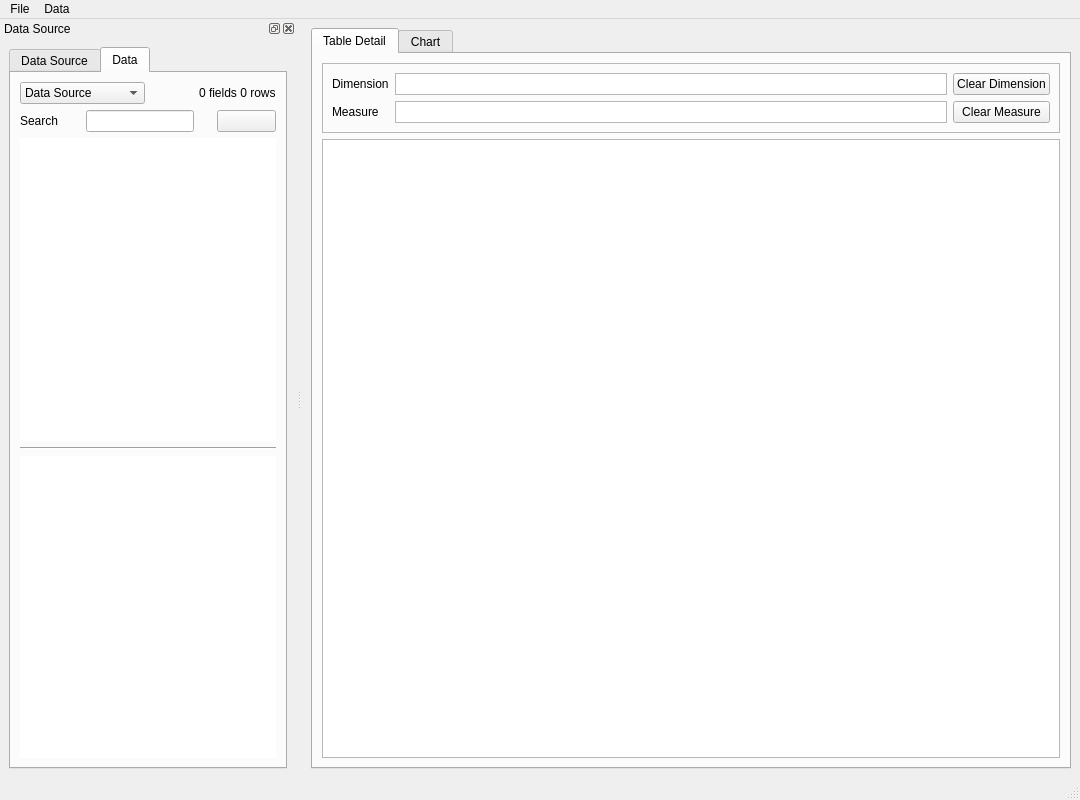
<?xml version="1.0" encoding="UTF-8"?>
<ui version="4.0">
 <class>App</class>
 <widget class="QMainWindow" name="App">
  <property name="geometry">
   <rect>
    <x>0</x>
    <y>0</y>
    <width>1080</width>
    <height>800</height>
   </rect>
  </property>
  <property name="windowTitle">
   <string>Tableauu</string>
  </property>
  <property name="windowIcon">
   <iconset resource="resources.qrc">
    <normaloff>:/icons/images/icons8-bookmark-384.png</normaloff>:/icons/images/icons8-bookmark-384.png</iconset>
  </property>
  <widget class="QWidget" name="centralwidget">
   <layout class="QGridLayout" name="gridLayout_3">
    <item row="0" column="0">
     <widget class="QTabWidget" name="tabWidget">
      <property name="currentIndex">
       <number>0</number>
      </property>
      <widget class="QWidget" name="tab">
       <attribute name="title">
        <string>Table Detail</string>
       </attribute>
       <layout class="QGridLayout" name="gridLayout_4">
        <item row="2" column="0">
         <widget class="QTableWidget" name="tableDetail">
          <property name="acceptDrops">
           <bool>true</bool>
          </property>
         </widget>
        </item>
        <item row="1" column="0">
         <widget class="QFrame" name="frame">
          <property name="frameShape">
           <enum>QFrame::StyledPanel</enum>
          </property>
          <property name="frameShadow">
           <enum>QFrame::Raised</enum>
          </property>
          <layout class="QGridLayout" name="gridLayout_2">
           <item row="1" column="2">
            <widget class="QPushButton" name="btnClearColumn_2">
             <property name="text">
              <string>Clear Dimension</string>
             </property>
            </widget>
           </item>
           <item row="1" column="1">
            <widget class="QListWidget" name="DimensionList">
             <property name="sizePolicy">
              <sizepolicy hsizetype="Ignored" vsizetype="Ignored">
               <horstretch>2</horstretch>
               <verstretch>0</verstretch>
              </sizepolicy>
             </property>
             <property name="acceptDrops">
              <bool>true</bool>
             </property>
             <property name="frameShape">
              <enum>QFrame::StyledPanel</enum>
             </property>
             <property name="lineWidth">
              <number>1</number>
             </property>
             <property name="dragEnabled">
              <bool>true</bool>
             </property>
             <property name="dragDropMode">
              <enum>QAbstractItemView::DragDrop</enum>
             </property>
             <property name="defaultDropAction">
              <enum>Qt::MoveAction</enum>
             </property>
             <property name="flow">
              <enum>QListView::LeftToRight</enum>
             </property>
            </widget>
           </item>
           <item row="1" column="0">
            <widget class="QLabel" name="label">
             <property name="text">
              <string>Dimension</string>
             </property>
            </widget>
           </item>
           <item row="3" column="0">
            <widget class="QLabel" name="label_2">
             <property name="text">
              <string>Measure</string>
             </property>
            </widget>
           </item>
           <item row="3" column="2">
            <widget class="QPushButton" name="btnClearRow_2">
             <property name="text">
              <string>Clear Measure</string>
             </property>
            </widget>
           </item>
           <item row="3" column="1">
            <widget class="QListWidget" name="MeasureList">
             <property name="sizePolicy">
              <sizepolicy hsizetype="Ignored" vsizetype="Ignored">
               <horstretch>0</horstretch>
               <verstretch>0</verstretch>
              </sizepolicy>
             </property>
             <property name="minimumSize">
              <size>
               <width>0</width>
               <height>0</height>
              </size>
             </property>
             <property name="acceptDrops">
              <bool>true</bool>
             </property>
             <property name="frameShape">
              <enum>QFrame::StyledPanel</enum>
             </property>
             <property name="dragEnabled">
              <bool>true</bool>
             </property>
             <property name="dragDropMode">
              <enum>QAbstractItemView::DragDrop</enum>
             </property>
             <property name="defaultDropAction">
              <enum>Qt::MoveAction</enum>
             </property>
             <property name="flow">
              <enum>QListView::LeftToRight</enum>
             </property>
            </widget>
           </item>
          </layout>
         </widget>
        </item>
       </layout>
      </widget>
      <widget class="QWidget" name="tab_2">
       <attribute name="title">
        <string>Chart</string>
       </attribute>
       <layout class="QVBoxLayout" name="verticalLayout">
        <item>
         <widget class="QFrame" name="frame_6">
          <property name="frameShape">
           <enum>QFrame::StyledPanel</enum>
          </property>
          <property name="frameShadow">
           <enum>QFrame::Raised</enum>
          </property>
          <layout class="QGridLayout" name="gridLayout_17">
           <item row="0" column="1" colspan="2">
            <widget class="QComboBox" name="comboBox_3">
             <property name="editable">
              <bool>false</bool>
             </property>
             <item>
              <property name="text">
               <string>Bar Chart</string>
              </property>
             </item>
             <item>
              <property name="text">
               <string>Pie Chart</string>
              </property>
             </item>
             <item>
              <property name="text">
               <string>Line Charts</string>
              </property>
             </item>
            </widget>
           </item>
           <item row="0" column="0">
            <widget class="QLabel" name="label_7">
             <property name="text">
              <string>Selection Chart</string>
             </property>
            </widget>
           </item>
          </layout>
         </widget>
        </item>
        <item>
         <widget class="QStackedWidget" name="stackedWidget">
          <property name="midLineWidth">
           <number>0</number>
          </property>
          <property name="currentIndex">
           <number>0</number>
          </property>
          <widget class="QWidget" name="page">
           <layout class="QGridLayout" name="gridLayout_5">
            <item row="0" column="0">
             <widget class="QFrame" name="frame_2">
              <property name="frameShape">
               <enum>QFrame::StyledPanel</enum>
              </property>
              <property name="frameShadow">
               <enum>QFrame::Raised</enum>
              </property>
              <layout class="QGridLayout" name="gridLayout_7">
               <item row="0" column="0">
                <widget class="QLabel" name="label_6">
                 <property name="text">
                  <string>Column</string>
                 </property>
                </widget>
               </item>
               <item row="2" column="0">
                <widget class="QLabel" name="label_5">
                 <property name="text">
                  <string>Row</string>
                 </property>
                </widget>
               </item>
               <item row="0" column="1">
                <widget class="QListWidget" name="ColumnList_bar">
                 <property name="sizePolicy">
                  <sizepolicy hsizetype="Ignored" vsizetype="Ignored">
                   <horstretch>2</horstretch>
                   <verstretch>0</verstretch>
                  </sizepolicy>
                 </property>
                 <property name="acceptDrops">
                  <bool>true</bool>
                 </property>
                 <property name="frameShape">
                  <enum>QFrame::StyledPanel</enum>
                 </property>
                 <property name="lineWidth">
                  <number>1</number>
                 </property>
                 <property name="dragEnabled">
                  <bool>true</bool>
                 </property>
                 <property name="dragDropMode">
                  <enum>QAbstractItemView::DragDrop</enum>
                 </property>
                 <property name="defaultDropAction">
                  <enum>Qt::MoveAction</enum>
                 </property>
                 <property name="flow">
                  <enum>QListView::LeftToRight</enum>
                 </property>
                </widget>
               </item>
               <item row="0" column="2">
                <widget class="QPushButton" name="btnClearColumn_bar">
                 <property name="text">
                  <string>Clear Column</string>
                 </property>
                </widget>
               </item>
               <item row="2" column="2">
                <widget class="QPushButton" name="btnClearRow_bar">
                 <property name="text">
                  <string>Clear Row</string>
                 </property>
                </widget>
               </item>
               <item row="2" column="1">
                <widget class="QListWidget" name="RowList_bar">
                 <property name="sizePolicy">
                  <sizepolicy hsizetype="Ignored" vsizetype="Ignored">
                   <horstretch>0</horstretch>
                   <verstretch>0</verstretch>
                  </sizepolicy>
                 </property>
                 <property name="minimumSize">
                  <size>
                   <width>0</width>
                   <height>0</height>
                  </size>
                 </property>
                 <property name="acceptDrops">
                  <bool>true</bool>
                 </property>
                 <property name="frameShape">
                  <enum>QFrame::StyledPanel</enum>
                 </property>
                 <property name="dragEnabled">
                  <bool>true</bool>
                 </property>
                 <property name="dragDropMode">
                  <enum>QAbstractItemView::DragDrop</enum>
                 </property>
                 <property name="defaultDropAction">
                  <enum>Qt::MoveAction</enum>
                 </property>
                 <property name="flow">
                  <enum>QListView::LeftToRight</enum>
                 </property>
                </widget>
               </item>
              </layout>
             </widget>
            </item>
            <item row="1" column="0">
             <widget class="QFrame" name="frame_3">
              <property name="sizePolicy">
               <sizepolicy hsizetype="Preferred" vsizetype="Expanding">
                <horstretch>0</horstretch>
                <verstretch>0</verstretch>
               </sizepolicy>
              </property>
              <property name="frameShape">
               <enum>QFrame::StyledPanel</enum>
              </property>
              <property name="frameShadow">
               <enum>QFrame::Raised</enum>
              </property>
             </widget>
            </item>
           </layout>
          </widget>
          <widget class="QWidget" name="page_2">
           <layout class="QGridLayout" name="gridLayout_6">
            <item row="1" column="0">
             <widget class="QFrame" name="frame_5">
              <property name="sizePolicy">
               <sizepolicy hsizetype="Preferred" vsizetype="Expanding">
                <horstretch>0</horstretch>
                <verstretch>0</verstretch>
               </sizepolicy>
              </property>
              <property name="frameShape">
               <enum>QFrame::StyledPanel</enum>
              </property>
              <property name="frameShadow">
               <enum>QFrame::Raised</enum>
              </property>
             </widget>
            </item>
            <item row="0" column="0">
             <widget class="QFrame" name="frame_8">
              <property name="frameShape">
               <enum>QFrame::StyledPanel</enum>
              </property>
              <property name="frameShadow">
               <enum>QFrame::Raised</enum>
              </property>
              <layout class="QGridLayout" name="gridLayout_10">
               <item row="0" column="0">
                <widget class="QLabel" name="label_11">
                 <property name="text">
                  <string>Theta</string>
                 </property>
                </widget>
               </item>
               <item row="2" column="0">
                <widget class="QLabel" name="label_12">
                 <property name="text">
                  <string>Color</string>
                 </property>
                </widget>
               </item>
               <item row="0" column="1">
                <widget class="QListWidget" name="ThetaList">
                 <property name="sizePolicy">
                  <sizepolicy hsizetype="Ignored" vsizetype="Ignored">
                   <horstretch>2</horstretch>
                   <verstretch>0</verstretch>
                  </sizepolicy>
                 </property>
                 <property name="acceptDrops">
                  <bool>true</bool>
                 </property>
                 <property name="frameShape">
                  <enum>QFrame::StyledPanel</enum>
                 </property>
                 <property name="lineWidth">
                  <number>1</number>
                 </property>
                 <property name="dragEnabled">
                  <bool>true</bool>
                 </property>
                 <property name="dragDropMode">
                  <enum>QAbstractItemView::DragDrop</enum>
                 </property>
                 <property name="defaultDropAction">
                  <enum>Qt::MoveAction</enum>
                 </property>
                 <property name="flow">
                  <enum>QListView::LeftToRight</enum>
                 </property>
                </widget>
               </item>
               <item row="2" column="1">
                <widget class="QListWidget" name="ColorList">
                 <property name="sizePolicy">
                  <sizepolicy hsizetype="Ignored" vsizetype="Ignored">
                   <horstretch>0</horstretch>
                   <verstretch>0</verstretch>
                  </sizepolicy>
                 </property>
                 <property name="minimumSize">
                  <size>
                   <width>0</width>
                   <height>0</height>
                  </size>
                 </property>
                 <property name="acceptDrops">
                  <bool>true</bool>
                 </property>
                 <property name="frameShape">
                  <enum>QFrame::StyledPanel</enum>
                 </property>
                 <property name="dragEnabled">
                  <bool>true</bool>
                 </property>
                 <property name="dragDropMode">
                  <enum>QAbstractItemView::DragDrop</enum>
                 </property>
                 <property name="defaultDropAction">
                  <enum>Qt::MoveAction</enum>
                 </property>
                 <property name="flow">
                  <enum>QListView::LeftToRight</enum>
                 </property>
                </widget>
               </item>
               <item row="2" column="2">
                <widget class="QPushButton" name="btnClearColor">
                 <property name="text">
                  <string>Clear Color</string>
                 </property>
                </widget>
               </item>
               <item row="0" column="2">
                <widget class="QPushButton" name="btnClearTheta">
                 <property name="text">
                  <string>Clear Theta</string>
                 </property>
                </widget>
               </item>
              </layout>
             </widget>
            </item>
           </layout>
          </widget>
          <widget class="QWidget" name="page_3">
           <layout class="QGridLayout" name="gridLayout_9">
            <item row="1" column="0">
             <widget class="QFrame" name="frame_7">
              <property name="sizePolicy">
               <sizepolicy hsizetype="Preferred" vsizetype="Expanding">
                <horstretch>0</horstretch>
                <verstretch>0</verstretch>
               </sizepolicy>
              </property>
              <property name="frameShape">
               <enum>QFrame::StyledPanel</enum>
              </property>
              <property name="frameShadow">
               <enum>QFrame::Raised</enum>
              </property>
             </widget>
            </item>
            <item row="0" column="0">
             <widget class="QFrame" name="frame_4">
              <property name="frameShape">
               <enum>QFrame::StyledPanel</enum>
              </property>
              <property name="frameShadow">
               <enum>QFrame::Raised</enum>
              </property>
              <layout class="QGridLayout" name="gridLayout_8">
               <item row="0" column="0">
                <widget class="QLabel" name="label_8">
                 <property name="text">
                  <string>Column</string>
                 </property>
                </widget>
               </item>
               <item row="0" column="1">
                <widget class="QListWidget" name="ColumnList_line">
                 <property name="sizePolicy">
                  <sizepolicy hsizetype="Ignored" vsizetype="Ignored">
                   <horstretch>2</horstretch>
                   <verstretch>0</verstretch>
                  </sizepolicy>
                 </property>
                 <property name="acceptDrops">
                  <bool>true</bool>
                 </property>
                 <property name="frameShape">
                  <enum>QFrame::StyledPanel</enum>
                 </property>
                 <property name="lineWidth">
                  <number>1</number>
                 </property>
                 <property name="dragEnabled">
                  <bool>true</bool>
                 </property>
                 <property name="dragDropMode">
                  <enum>QAbstractItemView::DragDrop</enum>
                 </property>
                 <property name="defaultDropAction">
                  <enum>Qt::MoveAction</enum>
                 </property>
                 <property name="flow">
                  <enum>QListView::LeftToRight</enum>
                 </property>
                </widget>
               </item>
               <item row="2" column="0">
                <widget class="QLabel" name="label_9">
                 <property name="text">
                  <string>Row</string>
                 </property>
                </widget>
               </item>
               <item row="2" column="1">
                <widget class="QListWidget" name="RowList_line">
                 <property name="sizePolicy">
                  <sizepolicy hsizetype="Ignored" vsizetype="Ignored">
                   <horstretch>0</horstretch>
                   <verstretch>0</verstretch>
                  </sizepolicy>
                 </property>
                 <property name="minimumSize">
                  <size>
                   <width>0</width>
                   <height>0</height>
                  </size>
                 </property>
                 <property name="acceptDrops">
                  <bool>true</bool>
                 </property>
                 <property name="frameShape">
                  <enum>QFrame::StyledPanel</enum>
                 </property>
                 <property name="dragEnabled">
                  <bool>true</bool>
                 </property>
                 <property name="dragDropMode">
                  <enum>QAbstractItemView::DragDrop</enum>
                 </property>
                 <property name="defaultDropAction">
                  <enum>Qt::MoveAction</enum>
                 </property>
                 <property name="flow">
                  <enum>QListView::LeftToRight</enum>
                 </property>
                </widget>
               </item>
               <item row="2" column="2">
                <widget class="QPushButton" name="btnClearRow_line">
                 <property name="text">
                  <string>Clear Row</string>
                 </property>
                </widget>
               </item>
               <item row="0" column="2">
                <widget class="QPushButton" name="btnClearColumn_line">
                 <property name="text">
                  <string>Clear Column</string>
                 </property>
                </widget>
               </item>
              </layout>
             </widget>
            </item>
           </layout>
          </widget>
         </widget>
        </item>
       </layout>
      </widget>
     </widget>
    </item>
   </layout>
  </widget>
  <widget class="QStatusBar" name="statusbar"/>
  <widget class="QDockWidget" name="dataWidget">
   <property name="windowTitle">
    <string>Data Source</string>
   </property>
   <attribute name="dockWidgetArea">
    <number>1</number>
   </attribute>
   <widget class="QWidget" name="dockWidgetContents">
    <layout class="QGridLayout" name="gridLayout">
     <item row="0" column="0" colspan="2">
      <widget class="QTabWidget" name="tabWidget_data">
       <property name="currentIndex">
        <number>1</number>
       </property>
       <widget class="QWidget" name="tab_Data_Source">
        <attribute name="title">
         <string>Data Source</string>
        </attribute>
        <layout class="QGridLayout" name="gridLayout_13">
         <item row="3" column="0" colspan="2">
          <widget class="QListWidget" name="dataSourceList">
           <property name="styleSheet">
            <string notr="true">background-color: transparent;</string>
           </property>
           <property name="frameShape">
            <enum>QFrame::NoFrame</enum>
           </property>
          </widget>
         </item>
         <item row="0" column="0">
          <widget class="QLabel" name="label_4">
           <property name="styleSheet">
            <string notr="true">font: 75 bold 14pt &quot;BrowalliaUPC&quot;;
</string>
           </property>
           <property name="text">
            <string>Connections</string>
           </property>
          </widget>
         </item>
         <item row="0" column="1">
          <widget class="QPushButton" name="pushButton">
           <property name="text">
            <string>Import</string>
           </property>
          </widget>
         </item>
         <item row="5" column="0" colspan="2">
          <widget class="Line" name="line_3">
           <property name="orientation">
            <enum>Qt::Horizontal</enum>
           </property>
          </widget>
         </item>
         <item row="4" column="0" colspan="2">
          <widget class="QPushButton" name="pushButton_2">
           <property name="layoutDirection">
            <enum>Qt::LeftToRight</enum>
           </property>
           <property name="text">
            <string>New Union</string>
           </property>
          </widget>
         </item>
         <item row="2" column="0" colspan="2">
          <widget class="Line" name="line_4">
           <property name="orientation">
            <enum>Qt::Horizontal</enum>
           </property>
          </widget>
         </item>
         <item row="1" column="0" colspan="2">
          <widget class="QLabel" name="label_14">
           <property name="styleSheet">
            <string notr="true">font: 16pt &quot;BrowalliaUPC&quot;;
</string>
           </property>
           <property name="text">
            <string>CSV/XSLX.flie</string>
           </property>
          </widget>
         </item>
        </layout>
       </widget>
       <widget class="QWidget" name="tab_Data">
        <attribute name="title">
         <string>Data</string>
        </attribute>
        <layout class="QGridLayout" name="gridLayout_12">
         <item row="1" column="0" alignment="Qt::AlignLeft">
          <widget class="QLabel" name="label_10">
           <property name="sizePolicy">
            <sizepolicy hsizetype="Minimum" vsizetype="Minimum">
             <horstretch>0</horstretch>
             <verstretch>0</verstretch>
            </sizepolicy>
           </property>
           <property name="text">
            <string>Search</string>
           </property>
          </widget>
         </item>
         <item row="4" column="0" colspan="4">
          <widget class="QListWidget" name="MeasureWidget">
           <property name="acceptDrops">
            <bool>false</bool>
           </property>
           <property name="frameShape">
            <enum>QFrame::NoFrame</enum>
           </property>
           <property name="dragEnabled">
            <bool>true</bool>
           </property>
           <property name="dragDropMode">
            <enum>QAbstractItemView::DragOnly</enum>
           </property>
          </widget>
         </item>
         <item row="2" column="0" colspan="4">
          <widget class="QListWidget" name="DimensionWidget">
           <property name="acceptDrops">
            <bool>false</bool>
           </property>
           <property name="frameShape">
            <enum>QFrame::NoFrame</enum>
           </property>
           <property name="dragEnabled">
            <bool>true</bool>
           </property>
           <property name="dragDropMode">
            <enum>QAbstractItemView::DragOnly</enum>
           </property>
          </widget>
         </item>
         <item row="1" column="1" colspan="2">
          <widget class="QLineEdit" name="filterData">
           <property name="sizePolicy">
            <sizepolicy hsizetype="Maximum" vsizetype="Maximum">
             <horstretch>0</horstretch>
             <verstretch>0</verstretch>
            </sizepolicy>
           </property>
           <property name="frame">
            <bool>true</bool>
           </property>
          </widget>
         </item>
         <item row="3" column="0" colspan="4">
          <widget class="Line" name="line">
           <property name="orientation">
            <enum>Qt::Horizontal</enum>
           </property>
          </widget>
         </item>
         <item row="0" column="0" colspan="2">
          <widget class="QComboBox" name="dataCombo">
           <item>
            <property name="text">
             <string>Data Source</string>
            </property>
           </item>
          </widget>
         </item>
         <item row="1" column="3">
          <widget class="QPushButton" name="btnClearFilterData">
           <property name="text">
            <string/>
           </property>
           <property name="icon">
            <iconset resource="resources.qrc">
             <normaloff>:/icons/images/icons8-close-384.png</normaloff>:/icons/images/icons8-close-384.png</iconset>
           </property>
           <property name="iconSize">
            <size>
             <width>10</width>
             <height>10</height>
            </size>
           </property>
          </widget>
         </item>
         <item row="0" column="2" colspan="2" alignment="Qt::AlignRight">
          <widget class="QLabel" name="label_3">
           <property name="text">
            <string>0 fields 0 rows</string>
           </property>
          </widget>
         </item>
        </layout>
       </widget>
      </widget>
     </item>
    </layout>
   </widget>
  </widget>
  <widget class="QMenuBar" name="menubar">
   <property name="geometry">
    <rect>
     <x>0</x>
     <y>0</y>
     <width>1080</width>
     <height>26</height>
    </rect>
   </property>
   <widget class="QMenu" name="menuFile">
    <property name="title">
     <string>File</string>
    </property>
    <addaction name="menuOpen"/>
    <addaction name="menuSave"/>
    <addaction name="separator"/>
    <addaction name="menuExit"/>
   </widget>
   <widget class="QMenu" name="menuData">
    <property name="title">
     <string>Data</string>
    </property>
    <addaction name="menuImport"/>
    <addaction name="actionUnion"/>
   </widget>
   <addaction name="menuFile"/>
   <addaction name="menuData"/>
  </widget>
  <action name="menuOpen">
   <property name="icon">
    <iconset resource="resources.qrc">
     <normaloff>:/icons/images/icons8-opened-folder-384.png</normaloff>:/icons/images/icons8-opened-folder-384.png</iconset>
   </property>
   <property name="text">
    <string>Open</string>
   </property>
  </action>
  <action name="menuSave">
   <property name="text">
    <string>Save</string>
   </property>
  </action>
  <action name="menuExit">
   <property name="text">
    <string>Exit</string>
   </property>
  </action>
  <action name="menuImport">
   <property name="icon">
    <iconset resource="resources.qrc">
     <normaloff>:/icons/images/icons8-document-384.png</normaloff>:/icons/images/icons8-document-384.png</iconset>
   </property>
   <property name="text">
    <string>Import</string>
   </property>
  </action>
  <action name="actionUnion">
   <property name="text">
    <string>Union</string>
   </property>
  </action>
 </widget>
 <resources>
  <include location="resources.qrc"/>
 </resources>
 <connections>
  <connection>
   <sender>comboBox_3</sender>
   <signal>currentIndexChanged(int)</signal>
   <receiver>stackedWidget</receiver>
   <slot>setCurrentIndex(int)</slot>
   <hints>
    <hint type="sourcelabel">
     <x>560</x>
     <y>98</y>
    </hint>
    <hint type="destinationlabel">
     <x>1039</x>
     <y>135</y>
    </hint>
   </hints>
  </connection>
  <connection>
   <sender>stackedWidget</sender>
   <signal>currentChanged(int)</signal>
   <receiver>comboBox_3</receiver>
   <slot>setCurrentIndex(int)</slot>
   <hints>
    <hint type="sourcelabel">
     <x>1030</x>
     <y>132</y>
    </hint>
    <hint type="destinationlabel">
     <x>969</x>
     <y>101</y>
    </hint>
   </hints>
  </connection>
 </connections>
</ui>
